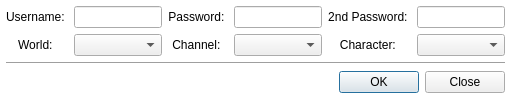
<?xml version="1.0" encoding="UTF-8"?>
<ui version="4.0">
 <class>Dialog</class>
 <widget class="QDialog" name="Dialog">
  <property name="geometry">
   <rect>
    <x>0</x>
    <y>0</y>
    <width>511</width>
    <height>96</height>
   </rect>
  </property>
  <property name="windowTitle">
   <string>Account Addition</string>
  </property>
  <property name="styleSheet">
   <string notr="true">QDialog
{
background:white;
}</string>
  </property>
  <layout class="QGridLayout" name="gridLayout">
   <property name="margin">
    <number>6</number>
   </property>
   <item row="1" column="4">
    <widget class="QLabel" name="label_7">
     <property name="text">
      <string>Character: </string>
     </property>
     <property name="alignment">
      <set>Qt::AlignCenter</set>
     </property>
    </widget>
   </item>
   <item row="1" column="3">
    <widget class="QComboBox" name="comboBoxChannel"/>
   </item>
   <item row="1" column="2">
    <widget class="QLabel" name="label_6">
     <property name="text">
      <string>Channel: </string>
     </property>
     <property name="alignment">
      <set>Qt::AlignCenter</set>
     </property>
    </widget>
   </item>
   <item row="1" column="1">
    <widget class="QComboBox" name="comboBoxWorld"/>
   </item>
   <item row="0" column="0">
    <widget class="QLabel" name="label_2">
     <property name="text">
      <string>Username: </string>
     </property>
     <property name="alignment">
      <set>Qt::AlignCenter</set>
     </property>
    </widget>
   </item>
   <item row="0" column="1">
    <widget class="QLineEdit" name="labelUsername"/>
   </item>
   <item row="0" column="2">
    <widget class="QLabel" name="label_3">
     <property name="text">
      <string>Password: </string>
     </property>
     <property name="alignment">
      <set>Qt::AlignCenter</set>
     </property>
    </widget>
   </item>
   <item row="0" column="3">
    <widget class="QLineEdit" name="labelPassword"/>
   </item>
   <item row="0" column="4">
    <widget class="QLabel" name="label_4">
     <property name="text">
      <string>2nd Password: </string>
     </property>
     <property name="alignment">
      <set>Qt::AlignCenter</set>
     </property>
    </widget>
   </item>
   <item row="0" column="5">
    <widget class="QLineEdit" name="labelSecondaryPassword"/>
   </item>
   <item row="1" column="0">
    <widget class="QLabel" name="label_5">
     <property name="text">
      <string>World: </string>
     </property>
     <property name="alignment">
      <set>Qt::AlignCenter</set>
     </property>
    </widget>
   </item>
   <item row="1" column="5">
    <widget class="QComboBox" name="comboBoxCharacter"/>
   </item>
   <item row="2" column="0" colspan="6">
    <widget class="Line" name="line">
     <property name="orientation">
      <enum>Qt::Horizontal</enum>
     </property>
    </widget>
   </item>
   <item row="3" column="0" colspan="6">
    <widget class="QDialogButtonBox" name="dialogButtonBoxAddAccount">
     <property name="standardButtons">
      <set>QDialogButtonBox::Close|QDialogButtonBox::Ok</set>
     </property>
    </widget>
   </item>
  </layout>
 </widget>
 <resources/>
 <connections>
  <connection>
   <sender>comboBoxWorld</sender>
   <signal>activated(int)</signal>
   <receiver>Dialog</receiver>
   <slot>ComboBox_Activated()</slot>
   <hints>
    <hint type="sourcelabel">
     <x>137</x>
     <y>40</y>
    </hint>
    <hint type="destinationlabel">
     <x>-163</x>
     <y>55</y>
    </hint>
   </hints>
  </connection>
  <connection>
   <sender>dialogButtonBoxAddAccount</sender>
   <signal>clicked(QAbstractButton*)</signal>
   <receiver>Dialog</receiver>
   <slot>DialogButtonBox_Clicked(QAbstractButton*)</slot>
   <hints>
    <hint type="sourcelabel">
     <x>322</x>
     <y>84</y>
    </hint>
    <hint type="destinationlabel">
     <x>392</x>
     <y>235</y>
    </hint>
   </hints>
  </connection>
 </connections>
 <slots>
  <slot>ComboBox_Activated()</slot>
  <slot>DialogButtonBox_Clicked(QAbstractButton*)</slot>
 </slots>
</ui>
